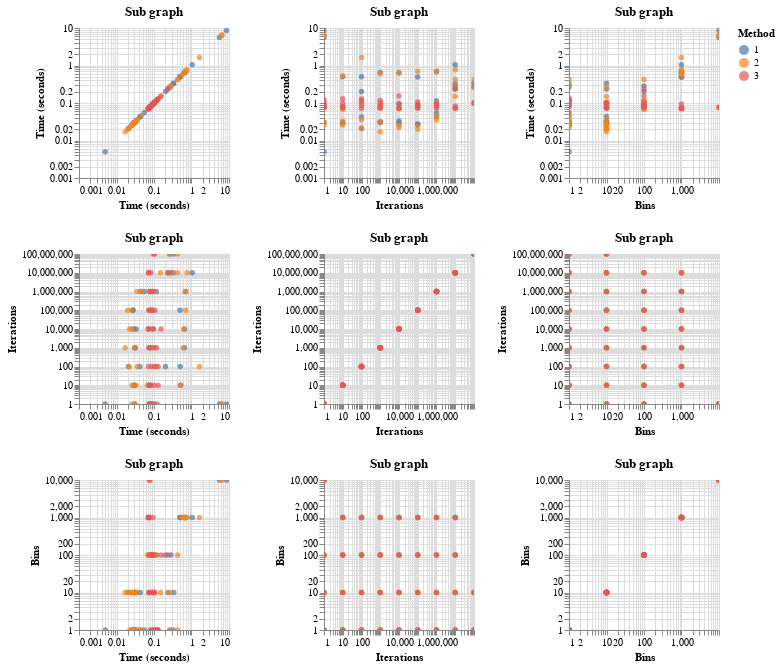

This figure's notebook cell:
### Markdown cell above
Testing all 3 method over a range of iterations and bins. If CUDA = True then for a high number of iterations numba will be the fastest method as GPU is a "super-parallel computer".

### Code cell
df = pd.DataFrame({'Time (seconds)': panda_data[:,0], 'Iterations': panda_data[:, 1], 'Bins': panda_data[:, 2], 'Method': panda_data[:, 3] })

print("Please scroll and drag over these interactive graphs.")
print("\x1b[34m Method 1 is Matplotlib \x1b[0m")
print("\x1b[33m Method 2 is Numpy \x1b[0m")
print("\x1b[31m Method 3 is Numba \x1b[0m")
source = df

alt.Chart(source).mark_circle().encode(
    alt.X(alt.repeat("column"), type='quantitative', scale = alt.Scale(type='log')),
    alt.Y(alt.repeat("row"), type='quantitative', scale = alt.Scale(type='log')),
    color='Method:N'
).properties(
    width=150,
    height=150
).properties(
    title='Sub graph'

).repeat(
    row=[ "Time (seconds)",'Iterations',"Bins"],
    column=[ "Time (seconds)",'Iterations',"Bins"]
).interactive()
#print(uncomment and run me to keep memmory usage down)

### Figure 1 — Vega-Lite specification as saved in the notebook (floating-point values rounded to 4 significant figures)
{"config": {"view": {"continuousWidth": 400, "continuousHeight": 300}}, "repeat": {"column": ["Time (seconds)", "Iterations", "Bins"], "row": ["Time (seconds)", "Iterations", "Bins"]}, "spec": {"data": {"name": "data-624c69e87d6d21ccd42812ea8866e843"}, "mark": "circle", "encoding": {"color": {"type": "nominal", "field": "Method"}, "x": {"type": "quantitative", "field": {"repeat": "column"}, "scale": {"type": "log"}}, "y": {"type": "quantitative", "field": {"repeat": "row"}, "scale": {"type": "log"}}}, "height": 150, "selection": {"selector002": {"type": "interval", "bind": "scales", "encodings": ["x", "y"]}}, "title": "Sub graph", "width": 150}, "$schema": "https://vega.github.io/schema/vega-lite/v4.0.2.json", "datasets": {"data-624c69e87d6d21ccd42812ea8866e843": [{"Time (seconds)": 0.004989, "Iterations": 1.0, "Bins": 1.0, "Method": 1.0}, {"Time (seconds)": 0.02928, "Iterations": 10.0, "Bins": 1.0, "Method": 1.0}, {"Time (seconds)": 0.04217, "Iterations": 100.0, "Bins": 1.0, "Method": 1.0}, {"Time (seconds)": 0.03176, "Iterations": 1000.0, "Bins": 1.0, "Method": 1.0}, {"Time (seconds)": 0.02866, "Iterations": 10000.0, "Bins": 1.0, "Method": 1.0}, {"Time (seconds)": 0.0276, "Iterations": 100000.0, "Bins": 1.0, "Method": 1.0}, {"Time (seconds)": 0.05472, "Iterations": 1000000.0, "Bins": 1.0, "Method": 1.0}, {"Time (seconds)": 0.3257, "Iterations": 10000000.0, "Bins": 1.0, "Method": 1.0}, {"Time (seconds)": 0.2618, "Iterations": 100000000.0, "Bins": 1.0, "Method": 1.0}, {"Time (seconds)": 0.03077, "Iterations": 1.0, "Bins": 10.0, "Method": 1.0}, {"Time (seconds)": 0.03044, "Iterations": 10.0, "Bins": 10.0, "Method": 1.0}, {"Time (seconds)": 0.02088, "Iterations": 100.0, "Bins": 10.0, "Method": 1.0}, {"Time (seconds)": 0.03039, "Iterations": 1000.0, "Bins": 10.0, "Method": 1.0}, {"Time (seconds)": 0.03339, "Iterations": 10000.0, "Bins": 10.0, "Method": 1.0}, {"Time (seconds)": 0.02693, "Iterations": 100000.0, "Bins": 10.0, "Method": 1.0}, {"Time (seconds)": 0.04339, "Iterations": 1000000.0, "Bins": 10.0, "Method": 1.0}, {"Time (seconds)": 0.2352, "Iterations": 10000000.0, "Bins": 10.0, "Method": 1.0}, {"Time (seconds)": 0.3367, "Iterations": 100000000.0, "Bins": 10.0, "Method": 1.0}, {"Time (seconds)": 0.09199, "Iterations": 1.0, "Bins": 100.0, "Method": 1.0}, {"Time (seconds)": 0.08082, "Iterations": 10.0, "Bins": 100.0, "Method": 1.0}, {"Time (seconds)": 0.2027, "Iterations": 100.0, "Bins": 100.0, "Method": 1.0}, {"Time (seconds)": 0.07641, "Iterations": 1000.0, "Bins": 100.0, "Method": 1.0}, {"Time (seconds)": 0.09305, "Iterations": 10000.0, "Bins": 100.0, "Method": 1.0}, {"Time (seconds)": 0.08754, "Iterations": 100000.0, "Bins": 100.0, "Method": 1.0}, {"Time (seconds)": 0.1155, "Iterations": 1000000.0, "Bins": 100.0, "Method": 1.0}, {"Time (seconds)": 0.2835, "Iterations": 10000000.0, "Bins": 100.0, "Method": 1.0}, {"Time (seconds)": 8.6, "Iterations": 1.0, "Bins": 10000.0, "Method": 1.0}, {"Time (seconds)": 0.5046, "Iterations": 10.0, "Bins": 1000.0, "Method": 1.0}, {"Time (seconds)": 0.4985, "Iterations": 100.0, "Bins": 1000.0, "Method": 1.0}, {"Time (seconds)": 0.6534, "Iterations": 1000.0, "Bins": 1000.0, "Method": 1.0}, {"Time (seconds)": 0.6549, "Iterations": 10000.0, "Bins": 1000.0, "Method": 1.0}, {"Time (seconds)": 0.4969, "Iterations": 100000.0, "Bins": 1000.0, "Method": 1.0}, {"Time (seconds)": 0.6836, "Iterations": 1000000.0, "Bins": 1000.0, "Method": 1.0}, {"Time (seconds)": 1.049, "Iterations": 10000000.0, "Bins": 1000.0, "Method": 1.0}, {"Time (seconds)": 5.576, "Iterations": 1.0, "Bins": 10000.0, "Method": 1.0}, {"Time (seconds)": 0.02588, "Iterations": 1.0, "Bins": 1.0, "Method": 2.0}, {"Time (seconds)": 0.03304, "Iterations": 10.0, "Bins": 1.0, "Method": 2.0}, {"Time (seconds)": 0.03599, "Iterations": 100.0, "Bins": 1.0, "Method": 2.0}, {"Time (seconds)": 0.03058, "Iterations": 1000.0, "Bins": 1.0, "Method": 2.0}, {"Time (seconds)": 0.02235, "Iterations": 10000.0, "Bins": 1.0, "Method": 2.0}, {"Time (seconds)": 0.02527, "Iterations": 100000.0, "Bins": 1.0, "Method": 2.0}, {"Time (seconds)": 0.04634, "Iterations": 1000000.0, "Bins": 1.0, "Method": 2.0}, {"Time (seconds)": 0.2877, "Iterations": 10000000.0, "Bins": 1.0, "Method": 2.0}, {"Time (seconds)": 0.4264, "Iterations": 100000000.0, "Bins": 1.0, "Method": 2.0}, {"Time (seconds)": 0.03089, "Iterations": 1.0, "Bins": 10.0, "Method": 2.0}, {"Time (seconds)": 0.02598, "Iterations": 10.0, "Bins": 10.0, "Method": 2.0}, {"Time (seconds)": 0.02168, "Iterations": 100.0, "Bins": 10.0, "Method": 2.0}, {"Time (seconds)": 0.01708, "Iterations": 1000.0, "Bins": 10.0, "Method": 2.0}, {"Time (seconds)": 0.02555, "Iterations": 10000.0, "Bins": 10.0, "Method": 2.0}, {"Time (seconds)": 0.01986, "Iterations": 100000.0, "Bins": 10.0, "Method": 2.0}, {"Time (seconds)": 0.03509, "Iterations": 1000000.0, "Bins": 10.0, "Method": 2.0}, {"Time (seconds)": 0.1501, "Iterations": 10000000.0, "Bins": 10.0, "Method": 2.0}, {"Time (seconds)": 0.2659, "Iterations": 100000000.0, "Bins": 10.0, "Method": 2.0}, {"Time (seconds)": 0.07366, "Iterations": 1.0, "Bins": 100.0, "Method": 2.0}, {"Time (seconds)": 0.06697, "Iterations": 10.0, "Bins": 100.0, "Method": 2.0}, {"Time (seconds)": 0.1161, "Iterations": 100.0, "Bins": 100.0, "Method": 2.0}, {"Time (seconds)": 0.09158, "Iterations": 1000.0, "Bins": 100.0, "Method": 2.0}, {"Time (seconds)": 0.07006, "Iterations": 10000.0, "Bins": 100.0, "Method": 2.0}, {"Time (seconds)": 0.07515, "Iterations": 100000.0, "Bins": 100.0, "Method": 2.0}, {"Time (seconds)": 0.09991, "Iterations": 1000000.0, "Bins": 100.0, "Method": 2.0}, {"Time (seconds)": 0.4246, "Iterations": 10000000.0, "Bins": 100.0, "Method": 2.0}, {"Time (seconds)": 6.307, "Iterations": 1.0, "Bins": 10000.0, "Method": 2.0}, {"Time (seconds)": 0.5242, "Iterations": 10.0, "Bins": 1000.0, "Method": 2.0}, {"Time (seconds)": 1.632, "Iterations": 100.0, "Bins": 1000.0, "Method": 2.0}, {"Time (seconds)": 0.6062, "Iterations": 1000.0, "Bins": 1000.0, "Method": 2.0}, {"Time (seconds)": 0.6172, "Iterations": 10000.0, "Bins": 1000.0, "Method": 2.0}, {"Time (seconds)": 0.6993, "Iterations": 100000.0, "Bins": 1000.0, "Method": 2.0}, {"Time (seconds)": 0.7115, "Iterations": 1000000.0, "Bins": 1000.0, "Method": 2.0}, {"Time (seconds)": 0.7652, "Iterations": 10000000.0, "Bins": 1000.0, "Method": 2.0}, {"Time (seconds)": 6.513, "Iterations": 1.0, "Bins": 10000.0, "Method": 2.0}, {"Time (seconds)": 0.1212, "Iterations": 1.0, "Bins": 1.0, "Method": 3.0}, {"Time (seconds)": 0.129, "Iterations": 10.0, "Bins": 1.0, "Method": 3.0}, {"Time (seconds)": 0.1286, "Iterations": 100.0, "Bins": 1.0, "Method": 3.0}, {"Time (seconds)": 0.1171, "Iterations": 1000.0, "Bins": 1.0, "Method": 3.0}, {"Time (seconds)": 0.09728, "Iterations": 10000.0, "Bins": 1.0, "Method": 3.0}, {"Time (seconds)": 0.1062, "Iterations": 100000.0, "Bins": 1.0, "Method": 3.0}, {"Time (seconds)": 0.07907, "Iterations": 1000000.0, "Bins": 1.0, "Method": 3.0}, {"Time (seconds)": 0.08283, "Iterations": 10000000.0, "Bins": 1.0, "Method": 3.0}, {"Time (seconds)": 0.103, "Iterations": 100000000.0, "Bins": 1.0, "Method": 3.0}, {"Time (seconds)": 0.1032, "Iterations": 1.0, "Bins": 10.0, "Method": 3.0}, {"Time (seconds)": 0.08021, "Iterations": 10.0, "Bins": 10.0, "Method": 3.0}, {"Time (seconds)": 0.1032, "Iterations": 100.0, "Bins": 10.0, "Method": 3.0}, {"Time (seconds)": 0.1006, "Iterations": 1000.0, "Bins": 10.0, "Method": 3.0}, {"Time (seconds)": 0.07399, "Iterations": 10000.0, "Bins": 10.0, "Method": 3.0}, {"Time (seconds)": 0.09183, "Iterations": 100000.0, "Bins": 10.0, "Method": 3.0}, {"Time (seconds)": 0.0736, "Iterations": 1000000.0, "Bins": 10.0, "Method": 3.0}, {"Time (seconds)": 0.07221, "Iterations": 10000000.0, "Bins": 10.0, "Method": 3.0}, {"Time (seconds)": 0.09659, "Iterations": 100000000.0, "Bins": 10.0, "Method": 3.0}, {"Time (seconds)": 0.08338, "Iterations": 1.0, "Bins": 100.0, "Method": 3.0}, {"Time (seconds)": 0.09873, "Iterations": 10.0, "Bins": 100.0, "Method": 3.0}, {"Time (seconds)": 0.0864, "Iterations": 100.0, "Bins": 100.0, "Method": 3.0}, {"Time (seconds)": 0.08107, "Iterations": 1000.0, "Bins": 100.0, "Method": 3.0}, {"Time (seconds)": 0.1543, "Iterations": 10000.0, "Bins": 100.0, "Method": 3.0}, {"Time (seconds)": 0.07901, "Iterations": 100000.0, "Bins": 100.0, "Method": 3.0}, {"Time (seconds)": 0.08834, "Iterations": 1000000.0, "Bins": 100.0, "Method": 3.0}, {"Time (seconds)": 0.2348, "Iterations": 10000000.0, "Bins": 100.0, "Method": 3.0}, {"Time (seconds)": 0.07426, "Iterations": 1.0, "Bins": 10000.0, "Method": 3.0}, {"Time (seconds)": 0.07344, "Iterations": 10.0, "Bins": 1000.0, "Method": 3.0}, {"Time (seconds)": 0.07134, "Iterations": 100.0, "Bins": 1000.0, "Method": 3.0}, {"Time (seconds)": 0.07249, "Iterations": 1000.0, "Bins": 1000.0, "Method": 3.0}, {"Time (seconds)": 0.07115, "Iterations": 10000.0, "Bins": 1000.0, "Method": 3.0}, {"Time (seconds)": 0.0726, "Iterations": 100000.0, "Bins": 1000.0, "Method": 3.0}, {"Time (seconds)": 0.09378, "Iterations": 1000000.0, "Bins": 1000.0, "Method": 3.0}, {"Time (seconds)": 0.07096, "Iterations": 10000000.0, "Bins": 1000.0, "Method": 3.0}, {"Time (seconds)": 0.07878, "Iterations": 1.0, "Bins": 10000.0, "Method": 3.0}]}}
